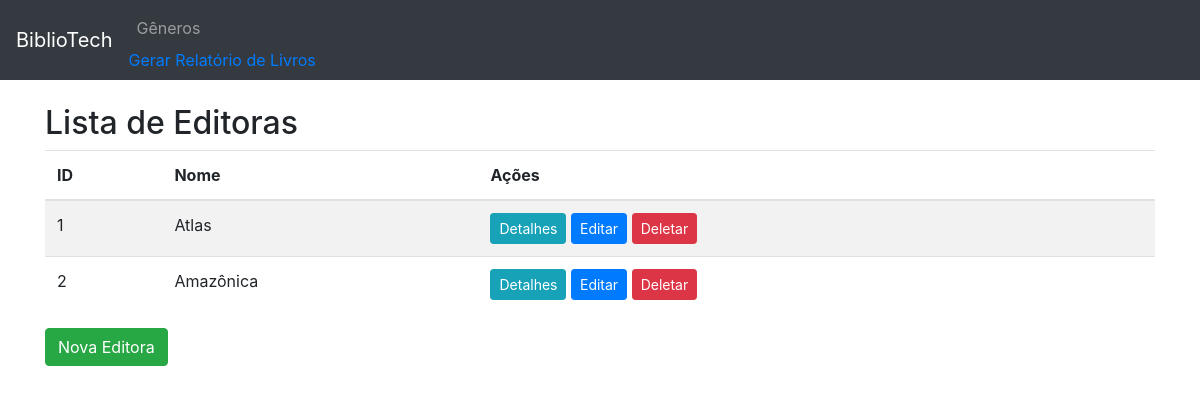
The page /editoras/ on the database its author committed.
### appmodelo/models.py (models this page shows, shortened)
class Editora(models.Model):
    nome = models.CharField(max_length=100)

### appmodelo/views.py (the view)
# urls.py: path('editoras/', views.lista_editoras, name='lista_editoras'),
def lista_editoras(request):
    editoras = Editora.objects.all()
    return render(request, 'lista_editoras.html', {'editoras': editoras})

### appmodelo/templates/lista_editoras.html
{% extends 'base.html' %}
{% block content %}
<h2>Lista de Editoras</h2>
<table class="table table-striped">
    <thead>
        <tr>
            <th>ID</th>
            <th>Nome</th>
            <th>Ações</th>
        </tr>
    </thead>
    <tbody>
        {% for editora in editoras %}
        <tr>
            <td>{{ editora.id }}</td>
            <td>{{ editora.nome }}</td>
            <td>
                <a href="{% url 'detalhes_editora' editora.id %}" class="btn btn-info btn-sm">Detalhes</a>
                <a href="{% url 'editar_editora' editora.id %}" class="btn btn-primary btn-sm">Editar</a>
                <a href="{% url 'deletar_editora' editora.id %}" class="btn btn-danger btn-sm">Deletar</a>
            </td>
        </tr>
        {% endfor %}
    </tbody>
</table>
<a href="{% url 'nova_editora' %}" class="btn btn-success">Nova Editora</a>
{% endblock %}

### rows shown on the page
Editora: id "1", nome "Atlas"
Editora: id "2", nome "Amazônica"
